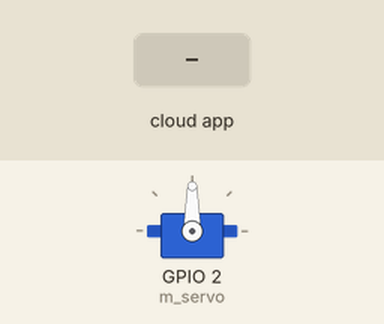
Bench run of a sketch on a simulated ESP8266 (NodeMCU). Shown: servo. Inputs (shaded band) come from the test bench. WiFi joins after 1.5 s; servers stay silent unless stated; EEPROM starts erased; not simulated (calls return 0 or success): include/Credentials.hpp, Credentials.hpp; what the sketch prints to the serial monitor is not drawn.

Above: at 3.2 s.
3.3 s: the phone or cloud app sets Stampante.Cameretta to 64
At 4.1 s:
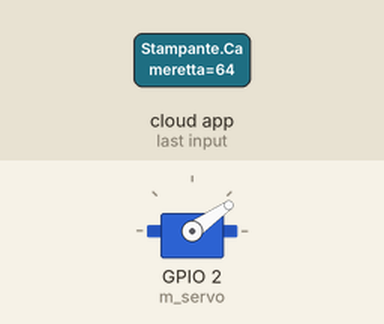
Timing chart, 0 to 6.3 s (numbered marks = the images above; inputs shaded):
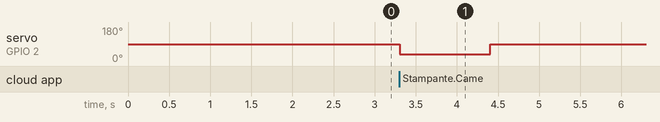

Measured:
- after the input at 3.3 s, servo on GPIO 2 (m_servo): 90° → 35° at once, → 90° 1.1 s later

The sketch:

main.ino
```cpp
#include "include/Credentials.hpp"
#include "include/WiFiManager.hpp"
#include "include/ServerManager.hpp"
#include "include/PrefsManager.hpp"
#include "include/ServoManager.hpp"
#include "include/OtaManager.hpp"
#include "include/EspalexaManager.hpp"


void setup()
{
    Serial.begin(115200);

    WiFiManager::getInstance().connect();

    ServerManager::init();

    PrefsManager::getInstance().init();

    OtaManager::init();

    ServoManager::getInstance().init();

    EspalexaManager::init();
}


void loop()
{
    ServoManager& servoManager = ServoManager::getInstance();

    ArduinoOTA.handle();
    ServerManager::handleClient();
    EspalexaManager::loop();

    if (servoManager.getActive())
    {
        if (millis() - servoManager.getInteractionStartTime() >= 1100)
        {
            if (servoManager.getValue() == 90)
            {
                PrefsManager& prefsManager = PrefsManager::getInstance();
                servoManager.setValue(prefsManager.getServoTriggerValue());
                prefsManager.incrementCounter();
                prefsManager.toggleIsPrinterOn();
            }
            else
            {
                servoManager.setValue(90);
                servoManager.setActive(false);
            }
            servoManager.write();
            servoManager.setInteractionStartTime(millis());
        }
    }
}
```

EspalexaManager.hpp
```cpp
#pragma once
#include <Espalexa.h>
#include "ServoManager.hpp"


class EspalexaManager {
public:
    EspalexaManager() = delete;
    EspalexaManager(const EspalexaManager&) = delete;
    EspalexaManager& operator=(const EspalexaManager&) = delete;

    static void init();
    static void loop();

private:
    static Espalexa m_espalexa;
    static void callbackServo(uint8_t brightness);
};
```

OtaManager.hpp
```cpp
#pragma once
#include <ArduinoOTA.h>
#include "Credentials.hpp"


class OtaManager {
public:
    OtaManager() = delete;
    OtaManager(const OtaManager&) = delete;
    OtaManager& operator=(const OtaManager&) = delete;

    static void init();
};
```

PrefsManager.hpp
```cpp
#pragma once
#include <Preferences.h>


class PrefsManager {
public:
    inline static PrefsManager& getInstance()
    {
        static PrefsManager instance;
        return instance;
    }

    ~PrefsManager();

    PrefsManager(const PrefsManager&) = delete;
    void operator=(const PrefsManager&) = delete;

    void init();
    void reset();
    int getServoTriggerValue();
    int getCounter();
    int getResets();
    unsigned long getLastInteractionTime();
    bool isPrinterOn();

    void setServoTriggerValue(int value);
    void incrementCounter();
    void toggleIsPrinterOn();

private:
    PrefsManager();

    Preferences m_prefs;
    unsigned long m_printerStandByAfterMs;
    unsigned long m_lastInteractionTime;
};
```

ServerManager.hpp
```cpp
#pragma once
#include <ESP8266WebServer.h>
#include <ArduinoJson.h>
#include "PrefsManager.hpp"
#include "ServoManager.hpp"


class  ServerManager {
public:
    ServerManager() = delete;
    ServerManager(const ServerManager&) = delete;
    ServerManager& operator=(const ServerManager&) = delete;

    static void init();
    static void handleClient();

private:
    static ESP8266WebServer m_server;
    static void callbackRoot();
    static void callbackTrigger();
    static void callbackSetTriggerValue();
    static void callbackInfo();
    static void callbackResetValues();
};
```

ServoManager.hpp
```cpp
#pragma once
#include "Servo.h"

class ServoManager {
public:
    inline static ServoManager& getInstance()
    {
        static ServoManager instance;
        return instance;
    }

    ~ServoManager();

    ServoManager(const ServoManager&) = delete;
    void operator=(const ServoManager&) = delete;

    void init();
    bool getActive();
    unsigned long getInteractionStartTime();
    int getValue();

    void setActive(bool active);
    void setInteractionStartTime(unsigned long time);
    void setValue(int value);
    void write();
    int read();

private:
    ServoManager();

    Servo m_servo;
    bool m_active;
    unsigned long m_interactionStartTime;
    int m_value;
};
```

WiFiManager.hpp
```cpp
#pragma once
#include "Credentials.hpp"
#include <Arduino.h>
#include <ESP8266WiFi.h>

class WiFiManager {
public:
    inline static WiFiManager& getInstance()
    {
        static WiFiManager instance;
        return instance;
    }

    ~WiFiManager();

    WiFiManager(const WiFiManager&) = delete;
    void operator=(const WiFiManager&) = delete;

    void connect();
    String getLocalIP();

private:
    WiFiManager();
    String m_localIP;
};
```

EspalexaManager.cpp
```cpp
#include "../include/EspalexaManager.hpp"

Espalexa EspalexaManager::m_espalexa;

void EspalexaManager::init()
{
    m_espalexa.addDevice("Stampante Cameretta", callbackServo);
    Serial.print("Dispositivo individuabile dall'app Alexa come: ");
    Serial.println(m_espalexa.getDevice(0)->getName());
    m_espalexa.begin();
}


void EspalexaManager::loop()
{
    m_espalexa.loop();
    delay(1);
}


void EspalexaManager::callbackServo(uint8_t brightness)
{
    if (brightness)
    {
        ServoManager::getInstance().setActive(true);
    }
}
```

OtaManager.cpp
```cpp
#include "../include/OtaManager.hpp"

void OtaManager::init()
{
    ArduinoOTA.setHostname(OTA_HOSTNAME);
    ArduinoOTA.setPassword(OTA_PASSWORD);
    ArduinoOTA.onError([](ota_error_t error)
    {
        Serial.printf("Error[%u]: ", error);
        if (error == OTA_AUTH_ERROR) Serial.println("Auth Failed");
        else if (error == OTA_BEGIN_ERROR) Serial.println("Begin Failed");
        else if (error == OTA_CONNECT_ERROR) Serial.println("Connect Failed");
        else if (error == OTA_RECEIVE_ERROR) Serial.println("Receive Failed");
        else if (error == OTA_END_ERROR) Serial.println("End Failed");
    });

    ArduinoOTA.begin();
}
```

PrefsManager.cpp
```cpp
#include "../include/PrefsManager.hpp"


PrefsManager::PrefsManager()
{
    m_printerStandByAfterMs = 150000;
    m_lastInteractionTime = 0;
}

PrefsManager::~PrefsManager()
{

}


void PrefsManager::init()
{
    m_prefs.begin("smart-print");
    m_prefs.putInt("resets", m_prefs.getInt("resets", 0));
    m_prefs.putBool("printerOn", false);
}


void PrefsManager::reset()
{
    int prevValue = PrefsManager::getServoTriggerValue();
    m_prefs.clear();
    m_prefs.putInt("servoTriggerValue", prevValue);
}


int PrefsManager::getServoTriggerValue()
{
    return m_prefs.getInt("servoTriggerValue", 35);
}


int PrefsManager::getCounter()
{
    return m_prefs.getInt("counter", 0);
}


int PrefsManager::getResets()
{
    return m_prefs.getInt("resets", 0);
}


unsigned long PrefsManager::getLastInteractionTime()
{
    return m_lastInteractionTime;
}


bool PrefsManager::isPrinterOn()
{
    return m_prefs.getBool("printerOn", false);
}


void PrefsManager::setServoTriggerValue(int value)
{
    m_prefs.putInt("servoTriggerValue", value);
}


void PrefsManager::incrementCounter()
{
    m_prefs.putInt("counter", getCounter() + 1);
}


void PrefsManager::toggleIsPrinterOn()
{
    if (isPrinterOn() && millis() - m_lastInteractionTime > m_printerStandByAfterMs)    // Click the printer button to get her out of stand-by
    {
        m_lastInteractionTime = millis();
        return;
    }
    m_lastInteractionTime = millis();
    m_prefs.putBool("printerOn", !isPrinterOn());
}
```

ServerManager.cpp
```cpp
#include "../include/ServerManager.hpp"


ESP8266WebServer ServerManager::m_server(8080);


void ServerManager::init()
{
    m_server.enableCORS(true);
    m_server.on("/", HTTP_GET, callbackRoot);
    m_server.on("/trigger", HTTP_POST, callbackTrigger);
    m_server.on("/set-trigger-value", HTTP_POST, callbackSetTriggerValue);
    m_server.on("/info", HTTP_GET, callbackInfo);
    m_server.on("/reset-values", HTTP_POST, callbackResetValues);
    m_server.begin();
}


void ServerManager::callbackRoot()
{
    m_server.send(200, "text/plain", "Hello from ESP-12F!");
}


void ServerManager::callbackTrigger()
{
    ServoManager::getInstance().setActive(true);
    m_server.send(200, "text/plain", "TRIGGER OK.");
}


void ServerManager::callbackSetTriggerValue()
{
    if(!m_server.arg("value"))
      return m_server.send(400, "text/plan", "Missing \"value\" parameter.");

    int value = atoi(m_server.arg("value").c_str());
    if(value <= 0)
      return m_server.send(400, "text/plain", "Bad parameter.");

    PrefsManager::getInstance().setServoTriggerValue(value);
    String message = "VALUE OK. New value is " + m_server.arg("value") + ".";

    m_server.send(200, "text/plain", message);
}


void ServerManager::callbackInfo()
{
    PrefsManager& prefsManager = PrefsManager::getInstance();

    StaticJsonDocument<216> JsonDocument;
    JsonDocument["ip"] = WiFi.localIP().toString();
    JsonDocument["counter"] = prefsManager.getCounter();
    JsonDocument["resets"] = prefsManager.getResets();
    JsonDocument["servoValue"] = ServoManager::getInstance().read();
    JsonDocument["servoTriggerValue"] = prefsManager.getServoTriggerValue();
    JsonDocument["printerOn"] = prefsManager.isPrinterOn();
    JsonDocument["secondsFromLastPrinterInteraction"] = (millis() - prefsManager.getLastInteractionTime()) / 1000;

    String jsonString;
    serializeJson(JsonDocument, jsonString);
    m_server.send(200, "application/json", jsonString);
}


void ServerManager::callbackResetValues()
{
    PrefsManager::getInstance().reset();
    m_server.send(200, "text/plain", "RESET VALUES OK.");
}


void ServerManager::handleClient()
{
    m_server.handleClient();
}
```

ServoManager.cpp
```cpp
#include "../include/ServoManager.hpp"


ServoManager::ServoManager()
{
    m_interactionStartTime = 0;
    m_active = false;       // when /trigger route is called, the variable switches to true for 500ms
    m_value = 90;           // default value is set to 90 deg
}


ServoManager::~ServoManager()
{

}


void ServoManager::init()
{
    m_servo.attach(2);
}


bool ServoManager::getActive()
{
    return m_active;
}


unsigned long ServoManager::getInteractionStartTime()
{
    return m_interactionStartTime;
}


int ServoManager::getValue()
{
    return m_value;
}


void ServoManager::setActive(bool active)
{
    m_active = active;
}


void ServoManager::setInteractionStartTime(unsigned long time)
{
    m_interactionStartTime = time;
}


void ServoManager::setValue(int value)
{
    m_value = value;
}


void ServoManager::write()
{
    m_servo.write(m_value);
}


int ServoManager::read()
{
    return m_servo.read();
}
```

WiFiManager.cpp
```cpp
#include "../include/WiFiManager.hpp"


WiFiManager::WiFiManager()
{

}


WiFiManager::~WiFiManager()
{

}


void WiFiManager::connect()
{
    WiFi.begin(WIFI_SSID, WIFI_PASSWORD);
    WiFi.mode(WIFI_STA);
    while (WiFi.status() != WL_CONNECTED)
    {
        delay(1000);
        Serial.println("Connessione in corso...");
    }

    m_localIP = WiFi.localIP().toString();
    Serial.println("WI-FI connesso!");
    Serial.print("Indirizzo IP ESP-12F: ");
    Serial.println(m_localIP);
}


String WiFiManager::getLocalIP()
{
    return m_localIP;
}
```
